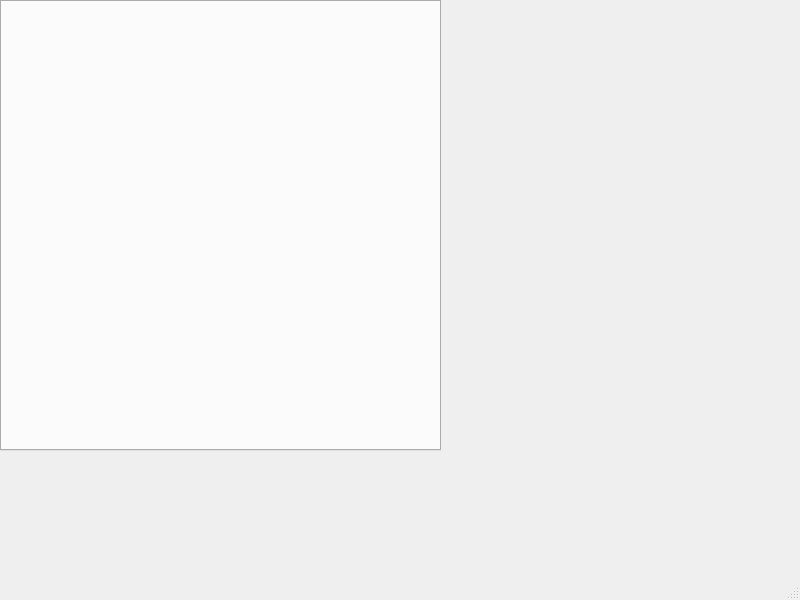
<?xml version="1.0" encoding="UTF-8"?>
<ui version="4.0">
 <class>bill</class>
 <widget class="QMainWindow" name="bill">
  <property name="geometry">
   <rect>
    <x>0</x>
    <y>0</y>
    <width>800</width>
    <height>600</height>
   </rect>
  </property>
  <property name="windowTitle">
   <string>MainWindow</string>
  </property>
  <widget class="QWidget" name="centralwidget">
   <widget class="QTabWidget" name="tabWidget">
    <property name="geometry">
     <rect>
      <x>0</x>
      <y>0</y>
      <width>441</width>
      <height>451</height>
     </rect>
    </property>
    <property name="currentIndex">
     <number>-1</number>
    </property>
   </widget>
  </widget>
  <widget class="QMenuBar" name="menubar">
   <property name="geometry">
    <rect>
     <x>0</x>
     <y>0</y>
     <width>800</width>
     <height>28</height>
    </rect>
   </property>
  </widget>
  <widget class="QStatusBar" name="statusbar"/>
 </widget>
 <resources/>
 <connections/>
</ui>
